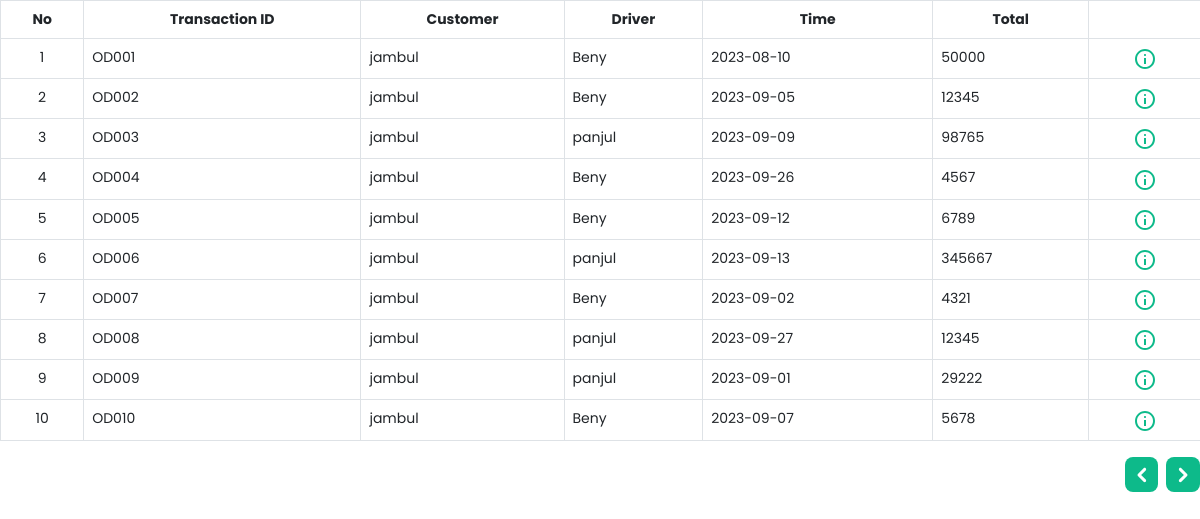
Page /dashboard/pages/admin/transactionRide.php on the committed database.
### tables this page shows
CREATE TABLE `order_driver` (
  `order_driverid` char(5) NOT NULL,
  `driver_id` char(5) DEFAULT NULL,
  `customer_id` char(5) DEFAULT NULL,
  `destination` varchar(100) DEFAULT NULL,
  `source` varchar(100) DEFAULT NULL,
  `transaction_date` date DEFAULT NULL,
  `total` int(11) NOT NULL
);

CREATE TABLE `customers` (
  `customer_id` char(5) NOT NULL,
  `subscription_id` char(5) DEFAULT NULL,
  `name` varchar(100) DEFAULT NULL,
  `gender` enum('male','female') DEFAULT NULL,
  `age` int(11) DEFAULT NULL,
  `username` varchar(100) DEFAULT NULL,
  `password` varchar(100) DEFAULT NULL,
  `address` varchar(255) NOT NULL,
  `phone_number` varchar(15) NOT NULL
);

CREATE TABLE `driver` (
  `driver_id` char(5) NOT NULL CHECK (`driver_id` regexp '^DI[0-9][0-9][0-9]'),
  `vehicle` varchar(100) DEFAULT NULL,
  `name` varchar(100) DEFAULT NULL,
  `age` int(11) DEFAULT NULL,
  `gender` enum('male','female') DEFAULT NULL,
  `phone_number` varchar(15) DEFAULT NULL,
  `number_plate` varchar(15) NOT NULL
);

### dashboard/pages/admin/transactionRide.php (the view, shortened to what this page needs)
<?php
include("../../../Database/connection.php");
$start = 0;
$rowPerPage = 10;
$rows = mysqli_query($conn, "SELECT od.order_driverid, od.destination, od.source, od.transaction_date, od.total ,d.driver_id, d.vehicle, d.name AS driver_name, d.number_plate, c.customer_id, c.name AS customer_name FROM order_driver od
JOIN driver d ON od.driver_id = d.driver_id
JOIN customers c ON od.customer_id = c.customer_id");
$numRows = mysqli_num_rows($rows);
$pages = ceil($numRows / $rowPerPage);
$history = $_GET["history"];
?>
<!DOCTYPE html>
<html lang="en">
<head>
    <link href="https://cdn.jsdelivr.net/npm/bootstrap@5.0.2/dist/css/bootstrap.min.css" rel="stylesheet">
    <link rel="stylesheet" href="style/style.css">
    <link rel="stylesheet" href="style/transaction.css">
</head>
<body>
    <table class="table table-bordered bg-white">
        <thead>
            <tr>
                <th scope="col">No</th>
                <th scope="col">Transaction ID</th>
                <th scope="col">Customer</th>
                <th scope="col">Driver</th>
                <th scope="col">Time</th>
                <th scope="col">Total</th>
                <th scope="col"></th>
            </tr>
        </thead>
        <tbody>
            <?php
            $no = 1;
            $sql = "SELECT od.order_driverid, od.destination, od.source, od.transaction_date, od.total ,d.driver_id, d.vehicle, d.name AS driver_name, d.number_plate, c.customer_id, c.name AS customer_name FROM order_driver od
            JOIN driver d ON od.driver_id = d.driver_id
            JOIN customers c ON od.customer_id = c.customer_id limit $start, $rowPerPage";
            $res = mysqli_query($conn, $sql);
            while ($row = mysqli_fetch_assoc($res)) :
                $no++;
            ?>
                <tr>
                    <th><?= ++$start; ?></th>
                    <td><?= $row["order_driverid"] ?></td>
                    <td><?= $row["customer_name"] ?></td>
                    <td><?= $row["driver_name"] ?></td>
                    <td><?= $row["transaction_date"] ?></td>
                    <td><?= $row["total"] ?></td>
                    <th>
                        <button type="button" data-bs-toggle="modal" data-bs-target="#modalDetail<?= $no ?>">
                        </button>
                    </th>
                </tr>
            <?php endwhile; ?>
        </tbody>
    </table>
    <div class="wrap-bottom">
        <?php
        if (isset($_GET['page']) && $_GET['page'] > 1) {
        ?>
            <a href="?history=<?= $history ?>&page=<?= $_GET['page'] - 1 ?>">
                <button class="arrow-btn">
                    <svg xmlns="http://www.w3.org/2000/svg" width="24" height="24" viewBox="0 0 24 24" fill="none">
                        <g clip-path="url(#clip0_187_949)">
                            <path fill-rule="evenodd" clip-rule="evenodd" d="M7.94011 13.0601C7.65921 12.7788 7.50143 12.3976 7.50143 12.0001C7.50143 11.6026 7.65921 11.2213 7.94011 10.9401L13.5961 5.28209C13.8775 5.00083 14.2591 4.84287 14.657 4.84296C15.0548 4.84305 15.4363 5.00119 15.7176 5.28259C15.9989 5.56398 16.1568 5.94558 16.1567 6.34344C16.1566 6.7413 15.9985 7.12283 15.7171 7.40409L11.1211 12.0001L15.7171 16.5961C15.9905 16.8789 16.1419 17.2577 16.1386 17.651C16.1354 18.0443 15.9778 18.4206 15.6998 18.6988C15.4219 18.9771 15.0457 19.135 14.6524 19.1386C14.2591 19.1422 13.8801 18.9912 13.5971 18.7181L7.93911 13.0611L7.94011 13.0601Z" fill="white" />
                        </g>
                        <defs>
                            <clipPath id="clip0_187_949">
                                <rect width="24" height="24" fill="white" transform="translate(24 24) rotate(-180)" />
                            </clipPath>
                        </defs>
                    </svg>
                </button>
            </a>
        <?php
        } else {
        ?>
            <a href="">
                <button class="arrow-btn">
                </button>
            </a>
        <?php
        }
        ?>
        <?php
        if (!isset($_GET['page']) && $numRows > $rowPerPage) {
        ?>
            <a href="?history=<?= $history ?>&page=2">
                <button class="arrow-btn right-btn">
                </button>
            </a>
        <?php
        }
        ?>
    </div>
</body>
</html>

### dashboard/pages/admin/style/style.css (style rules this page uses)
:root { --primary: #0dba8a; --text-white: #ffffff; --text-black: #092e24; --bg-grey: #f0f0f0; --bg-secondary: #dcf6ef; }
body { margin: 0; padding: 0; }
* { -webkit-box-sizing: content-box; -moz-box-sizing: content-box; box-sizing: content-box; }
*:before, *:after { -webkit-box-sizing: content-box; -moz-box-sizing: content-box; box-sizing: content-box; }
.table { font-family: 'poppins'; font-size: 14px; border-radius: 0.5rem; }
table tbody tr th button { border: none; background-color: var(--text-white); }
table thead tr th { text-align: center; }
table tbody tr th { text-align: center; font-weight: 400; }
.wrap-bottom { display: flex; justify-content: right; }
.wrap-bottom a { text-decoration: none; }
.wrap-bottom a .arrow-btn { background-color: var(--primary); border-radius: .5rem; border: none; padding: .3rem .3rem; }
.wrap-bottom a .arrow-btn.right-btn { margin-left: .5rem; }

### dashboard/pages/admin/style/transaction.css (style rules this page uses)
:root { --primary: #0dba8a; --text-white: #ffffff; --text-black: #092e24; --bg-grey: #f0f0f0; --bg-secondary: #dcf6ef; }
body { margin: 0; padding: 0; }
* { -webkit-box-sizing: content-box; -moz-box-sizing: content-box; box-sizing: content-box; }
*:before, *:after { -webkit-box-sizing: content-box; -moz-box-sizing: content-box; box-sizing: content-box; }

### rows in the picture
order_driver: order_driverid "OD001", customer.name "jambul", driver.name "Beny", transaction_date "2023-08-10", total "50000"
order_driver: order_driverid "OD002", customer.name "jambul", driver.name "Beny", transaction_date "2023-09-05", total "12345"
order_driver: order_driverid "OD003", customer.name "jambul", driver.name "panjul", transaction_date "2023-09-09", total "98765"
order_driver: order_driverid "OD004", customer.name "jambul", driver.name "Beny", transaction_date "2023-09-26", total "4567"
order_driver: order_driverid "OD005", customer.name "jambul", driver.name "Beny", transaction_date "2023-09-12", total "6789"
order_driver: order_driverid "OD006", customer.name "jambul", driver.name "panjul", transaction_date "2023-09-13", total "345667"
order_driver: order_driverid "OD007", customer.name "jambul", driver.name "Beny", transaction_date "2023-09-02", total "4321"
order_driver: order_driverid "OD008", customer.name "jambul", driver.name "panjul", transaction_date "2023-09-27", total "12345"
order_driver: order_driverid "OD009", customer.name "jambul", driver.name "panjul", transaction_date "2023-09-01", total "29222"
order_driver: order_driverid "OD010", customer.name "jambul", driver.name "Beny", transaction_date "2023-09-07", total "5678"
